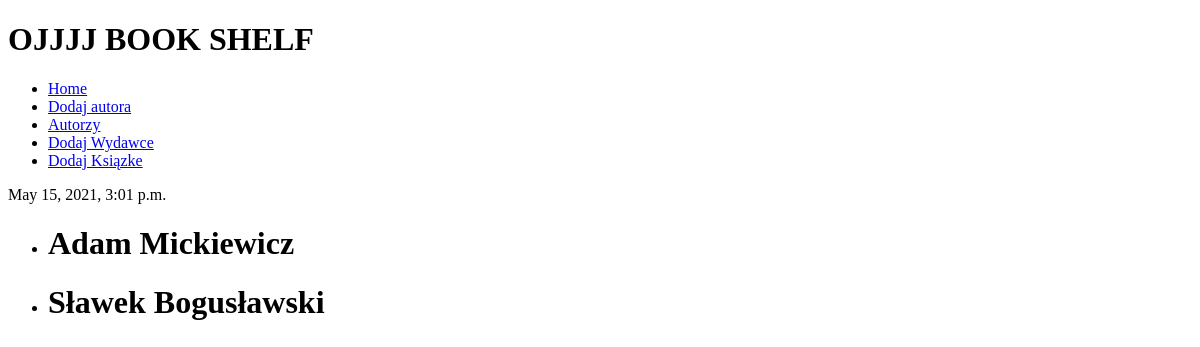
/authors/, run on an earlier commit of the app's database.
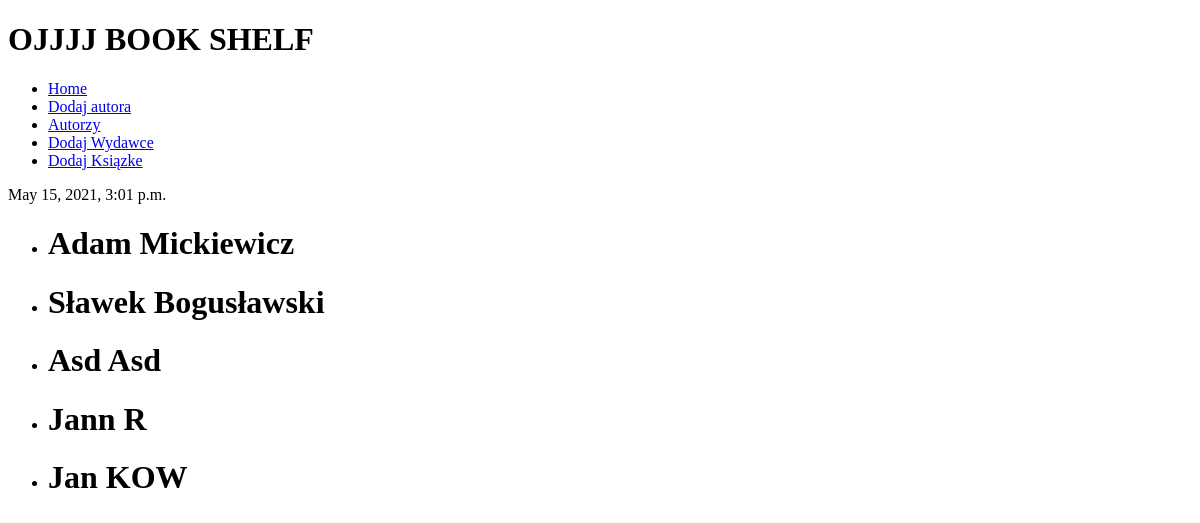
And on a later commit of the database.
### bookshelf/models.py (models this page shows, shortened)
class Author(models.Model):
    first_name = models.CharField(max_length=32)
    last_name = models.CharField(max_length=32)

### bookshelf/views.py (the view)
# urls.py: path("authors/", views.AuthorListView.as_view(), name='authors'),
class AuthorListView(View):
    def get(self, request):
        authors = Author.objects.all()
        return render(request, 'author_list.html', {'authors':authors})

### bookshelf/cp.py (called while the page is built)
def get_date(request):
    return {'data':datetime.now()}

### templates/author_list.html
{% extends 'base.html' %}
{% block zawartosc %}
    <ul>
        {% for author in authors %}
            <li>{% include 'author_detail_list.html' with osoba=author %}</li>
        {% endfor %}
    </ul>
{% endblock %}

### templates/base.html (shortened to what this page needs)
<!doctype html>
<html lang="en">
<head>
</head>
<body>
<h1>OJJJJ BOOK SHELF</h1>
{% include 'buttons.html' %}
<p>{{ data }}</p>
{% block zawartosc %}{% endblock %}
</body>
</html>

### templates/buttons.html
<ul>
    <li><a href="{% url 'index' %}">Home</a></li>
    <li><a href="{% url 'add_author' %}">Dodaj autora</a></li>
    <li><a href="{% url 'authors' %}">Autorzy</a></li>
    <li><a href="{% url 'add_publisher' %}">Dodaj Wydawce</a></li>
    <li><a href="{% url 'add_book' %}">Dodaj Ksiązke</a></li>
</ul>

### templates/author_detail_list.html
<h1>{{ osoba.first_name }} {{ osoba.last_name }}</h1>

What changed in the data, as far as the page shows it:
added Author: first_name "Asd", last_name "Asd"
added Author: first_name "Jann", last_name "R"
added Author: first_name "Jan", last_name "KOW"
